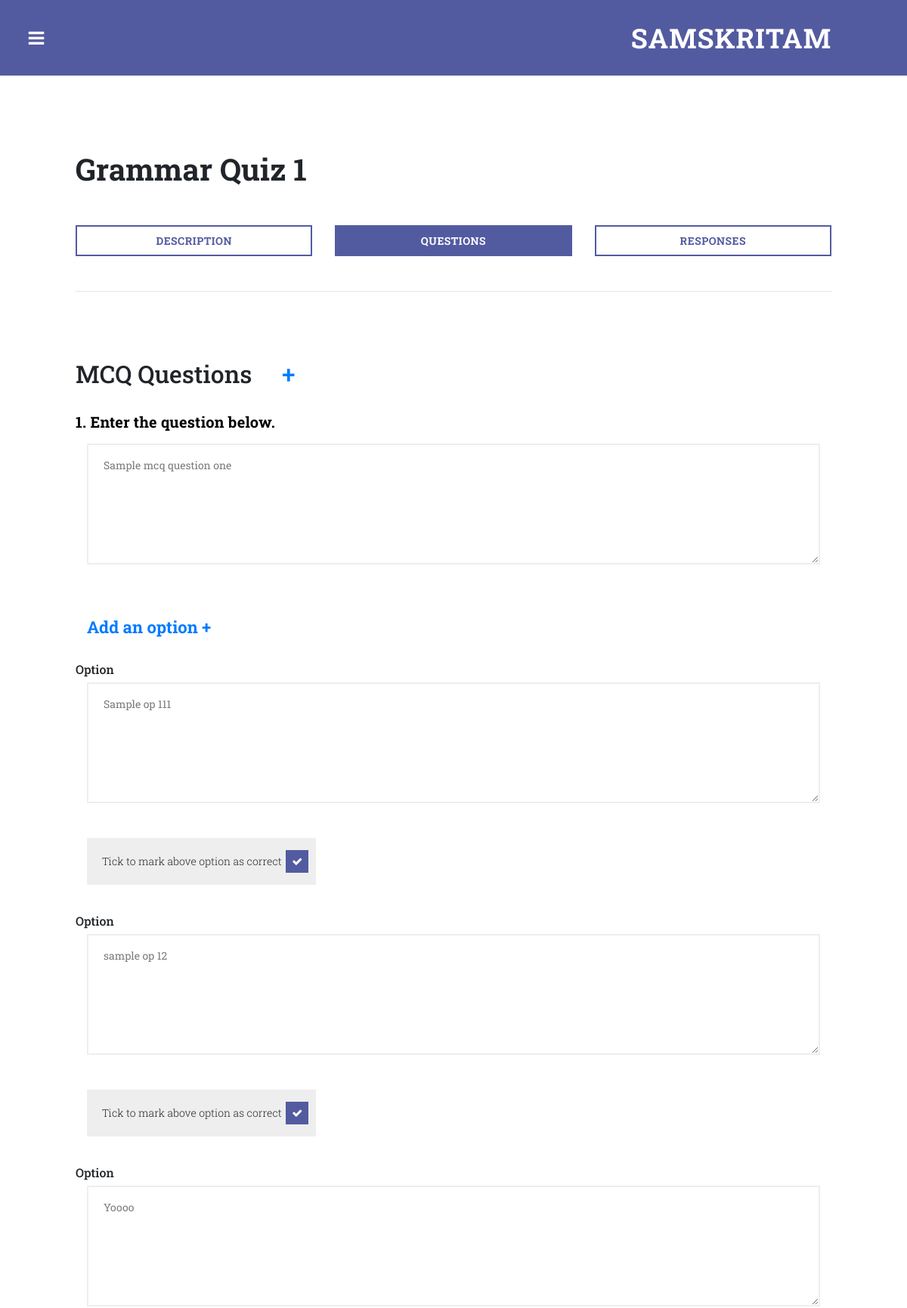
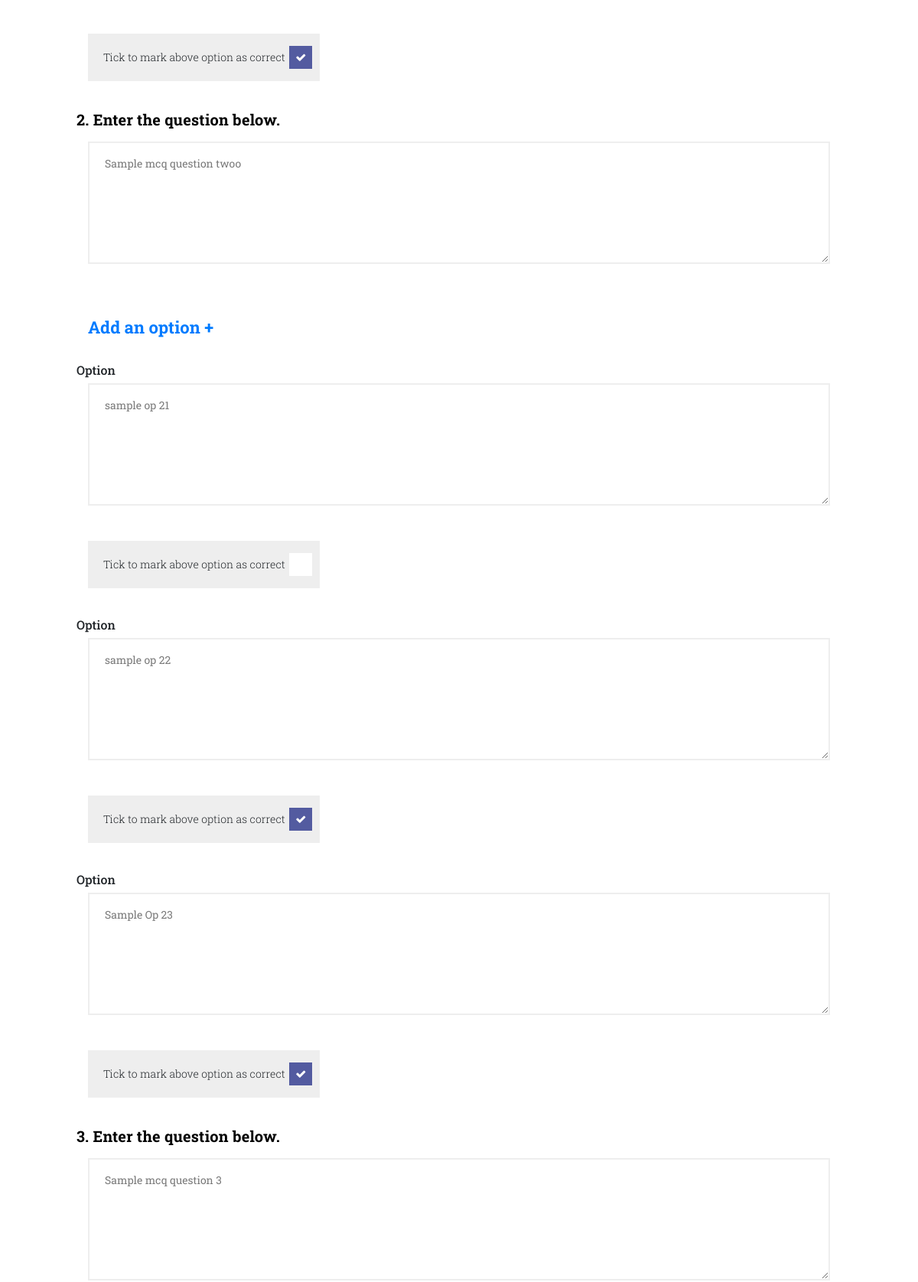
/my_competition_questions/1/ (signed in, upper part), run on the app's committed database (2 pictures, top to bottom).
### main/models.py (models this page shows, shortened)
class Competition(models.Model):
    name = models.CharField(max_length=200)
    organiser = models.ForeignKey(User,on_delete=models.SET_NULL,null=True)
    description = models.TextField(default='-')
    start_time = models.DateTimeField(null = True)
    end_time = models.DateTimeField(null = True)
    imageurl = models.TextField(null = True, blank = True,default='-')
    imagename = models.TextField(null = True, blank =True,default='-')

class MCQ_question(models.Model):
    contest = models.ForeignKey(Competition,on_delete=models.SET_NULL,null=True,related_name='mcq_question')
    question = models.TextField(null = True,blank = True)
    marks = models.IntegerField(default=0)

class MCQ_option(models.Model):
    contest = models.ForeignKey(Competition,on_delete=models.SET_NULL,null=True)
    question = models.ForeignKey(MCQ_question,on_delete=models.SET_NULL,null=True,related_name='mcq_option')
    correct = models.BooleanField(default=False)
    option = models.TextField(null = True,blank = True)

### main/views.py (the view, shortened to what this page needs)
# urls.py: path('my_competition_questions/<int:pk>/',views.my_competition_questions,name="my_competition_questions"),
def my_competition_questions(request,pk):
    expert = None
    if request.user.is_authenticated:
        if Expert_data.objects.filter(user = request.user):
            expert = request.user
    if not expert:
        return(redirect(home))
    competition = Competition.objects.get(pk=pk)
    mcq_questions = MCQ_question.objects.filter(contest=competition)
    mcq_options = MCQ_option.objects.filter(contest=competition)
    fib_questions = FIB_question.objects.filter(contest=competition)
    pdf_questions = Pdf_question.objects.filter(contest=competition)
    return render(request,'main/my_competition_questions.html',{"expert":expert,"competition":competition,"mcq_options":mcq_options,"mcq_questions":mcq_questions,"fib_questions":fib_questions,"pdf_questions":pdf_questions})

### templates/main/my_competition_questions.html (shortened to what this page needs)
{%extends "main/base.html"%}
{% load static %}
{% block content %}
<div class="row">
                    <div class="col-md-12">
                    <div class="section-heading">
                      <h2 style="font-size:40px">{{competition.name}}</h2>
                    </div>
                  </div>
                      <div class="col-md-4">
                        <div class="border-rectangle-button">
                          <a href="{% url 'my_competition_description' pk=competition.pk %}">Description</a>
                        </div>
                      </div>
                      <div class="col-md-4">
                        <div class="filled-rectangle-button">
                          <a href="{% url 'my_competition_questions' pk=competition.pk %}">Questions</a>
                        </div>
                      </div>
                      <div class="col-md-4">
                        <div class="border-rectangle-button">
                          <a href="{% url 'my_competition_responses' pk=competition.pk %}">Responses</a>
                        </div>
                      </div>
                    </div>
                    <hr>
            <section class="forms">
              <div class="container-fluid">
                <div class="row">
                  <div class="col-md-12">
                    <form id="contact" action="" method="post">
                        <h2>MCQ Questions &nbsp; &nbsp; <a href="{% url 'new_mcq_question' pk=competition.pk %}" title="Add MCQ Question">+</a></h2>
                        <br>
                       {% for mcq_question in mcq_questions %}
                        <p style="font-size: 20px;color: black;"><b>{{forloop.counter}}. Enter the question below.</b></p>
                        <div class="col-12">
                          <textarea name="mcq{{mcq_question.pk}}" id="mcq{{mcq_question.pk}}" placeholder="Enter the question here" rows="6">{{mcq_question.question}}</textarea>
                        </div>
                        <br>
                        <div class="col-md-12">
                        <div class="section-heading">
                            <h3 style="font-size: 22px;"><b><a href="{% url 'new_mcq_option' pk=mcq_question.pk %}">Add an option +</a></b></h3>
                        </div>
                      </div>
                      <br>
                            {% for option in mcq_options %}
                                {% if option.question == mcq_question %}
                                <h6>Option</h6>
                                <div class="col-12">
                                  <textarea name="opt{{option.pk}}" id="opt{{option.pk}}" placeholder="Enter the option here" rows="6">{{option.option}}</textarea>
                                </div>
                                <div class="col-md-4 col-sm-4">
                                  <div class="radio-item">
                                    {% if not option.correct %}
                                    <label for="cor{{option.pk}}">Tick to mark above option as correct</label>
                                    {% else %}
                                    <label for="cor{{option.pk}}">Tick to mark above option as correct</label>
                                    {% endif %}
                                  </div>
                                </div>
                                {%endif%}
                            {%endfor%}
                        {% endfor %}
                        <br>
                        {% for fib_question in fib_questions %}
                        <br>
                        {% endfor %}
                    </form>
                  </div>
                </div>
              </div>
            </section>
{%endblock%}

### static/main/assets/css/templatemo-style.css (style rules this page uses)
body { font-family: 'Roboto Slab', sans-serif; }
input, select, textarea { outline: none; }
p { font-size: 14px; line-height: 25px; color: #7a7a7a; letter-spacing: 0.2px; }
section { border-bottom: 3px solid #eee; padding-bottom: 100px; }
section.forms { margin-top: 90px; }
section.forms .container-fluid { padding-left: 0px; padding-right: 0px; }
.forms textarea { font-size: 14px; color: #7a7a7a; width: 100%; height: 160px; max-height: 220px; border-radius: 0px; border: 2px solid #eee; outline: none; padding-left: 20px; line-height: 50px; margin-bottom: 40px; }
.forms .radio-item, .forms .circle-item { margin-bottom: 30px; }
input[type="checkbox"] + label, input[type="radio"] + label { text-decoration: none; cursor: pointer; display: inline-block; font-size: 14px; letter-spacing: 0; text-transform: none; font-weight: 300; background-color: #eee; padding: 20px; padding-right: 1rem; position: relative; min-width: 180px; width: 100%; display: inline-block; line-height: 22px; }
input[type="checkbox"] + label:before, input[type="radio"] + label:before { -moz-osx-font-smoothing: grayscale; -webkit-font-smoothing: antialiased; font-family: FontAwesome; font-style: normal; font-weight: normal; text-transform: none !important; }
input[type="checkbox"] + label:before, input[type="radio"] + label:before { border-radius: 0px; background-color: #fff; content: ''; display: inline-block; line-height: 30px; position: absolute; text-align: center; width: 30px; height: 30px; top: 50%; transform: translateY(-50%); right: 10px; }
input[type="checkbox"]:checked + label:before, input[type="radio"]:checked + label:before { content: '\f00c'; background-color: #535ba0; color: #fff; }
input[type="checkbox"] + label:before { border-radius: 0; }
.filled-rectangle-button { margin-bottom: 30px; }
.filled-rectangle-button a { font-size: 14px; font-weight: 700; text-transform: uppercase; display: inline-block; padding: 8px; width: 100%; text-align: center; letter-spacing: 0.5px; color: #fff; border: 2px solid #535ba0; transition: all 0.5s; background-color: rgba(83,91,160,1); }
.border-rectangle-button { margin-bottom: 30px; }
.border-rectangle-button a { font-size: 14px; font-weight: 700; text-transform: uppercase; display: inline-block; padding: 8px; width: 100%; text-align: center; letter-spacing: 0.5px; color: #535ba0; border: 2px solid #535ba0; transition: all 0.5s; background-color: rgba(83,91,160,0.0); }
.section-heading h2 { margin-top: 0px; font-size: 24px; font-weight: 700; margin-bottom: 50px; }

### data on the page
Competition: name "Grammar Quiz 1"
MCQ_question: pk "Sample mcq question one"
MCQ_option: pk "Sample op 111"
MCQ_option: pk "sample op 12"
MCQ_option: pk "Yoooo"
MCQ_question: pk "Sample mcq question twoo"
MCQ_option: pk "sample op 21"
MCQ_option: pk "sample op 22"
MCQ_option: pk "Sample Op 23"
MCQ_question: pk "Sample mcq question 3"
